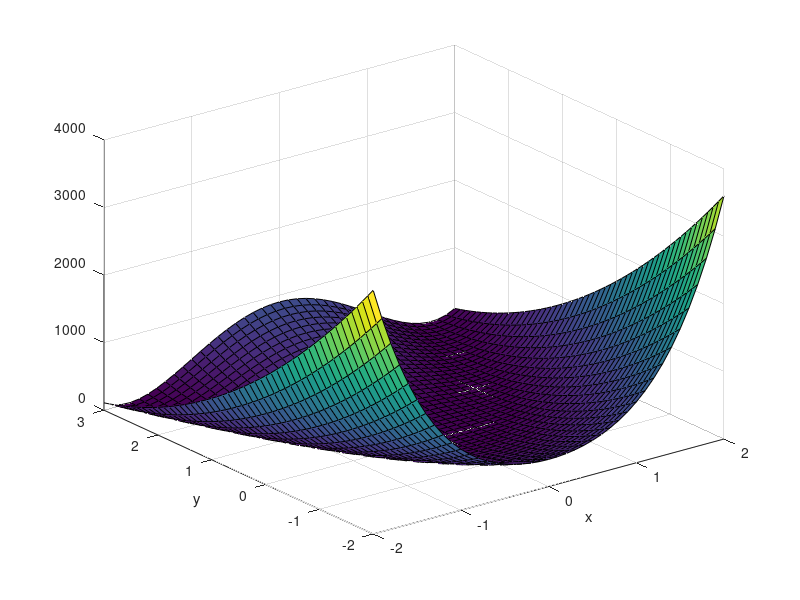
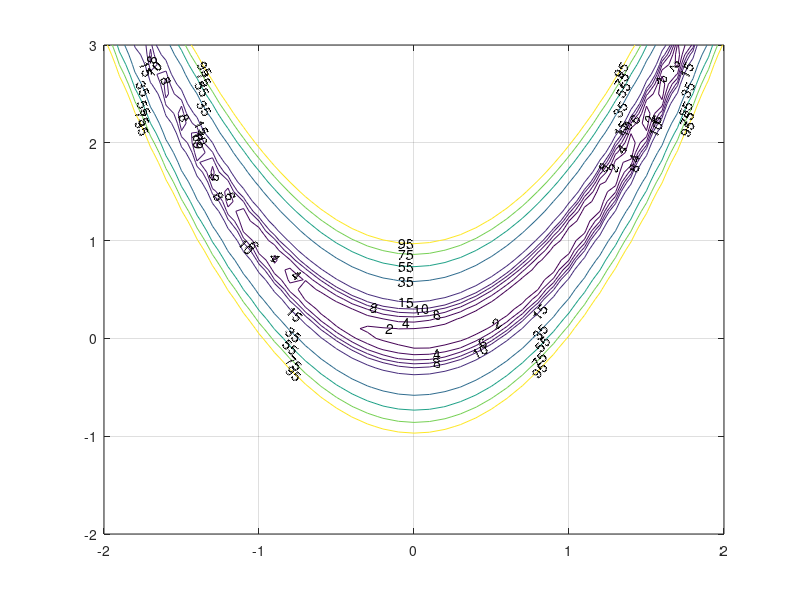
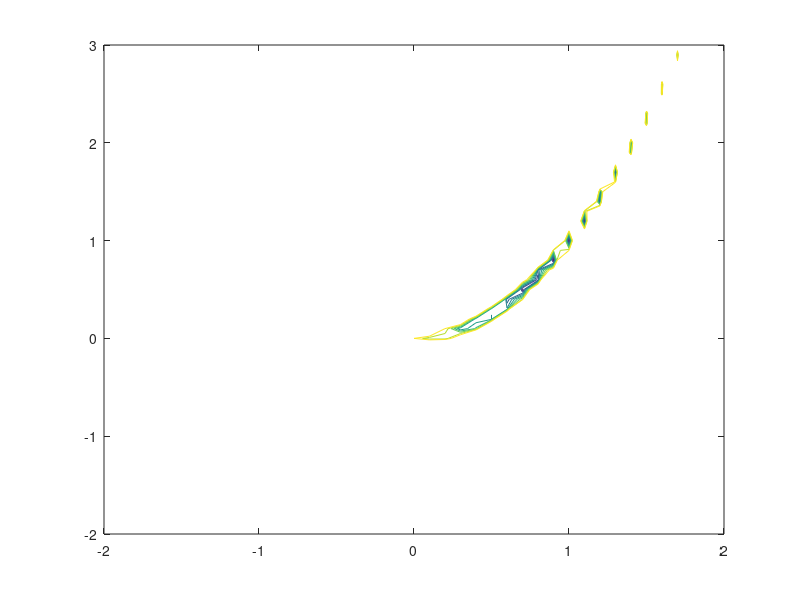

These charts were generated, in order, by the following MATLAB code: (Note: this script raises an error after producing the figures.)
%-------------------------------
% Multivariate optimization
% Example of the Rosenbrock function
%-------------------------------


clear all; % clear variables in workspace
close all; % close all figures
clc;  % clear Matlab Command

%--------------------------------------
% Plotting the function
%--------------------------------------
x=-2:.1:2;
y=-2:.1:3;
[xx,yy]=meshgrid(x,y); % Defintion of the points, with all possible combination (x,y)
zz=(1-xx).^2+100*(yy-xx.^2).^2;  

figure(1);
surf(xx,yy,zz);  xlabel('x'); ylabel('y'); % plot of the function, in 3D. 

figure(2);
levels = [0:2:10, 15:20:100];
contour(xx,yy,zz,levels,'ShowText','on'); grid; % plot of the levels sets
% contour(xx,yy,zz); grid; % plot of the levels sets. Simplest Matlab
% command. 

figure(3);
levels = [0:0.1:1];
contour(xx,yy,zz,levels,'ShowText','off'); % zoom on the level sets


%--------------------------------------
% Minimization of the function
%--------------------------------------

% definition of the objective function, Theta=(x,y).
% Two possibilitiés : 
% ---Possibility 1 : inline definition  Cost_Rosenbrock = @(Theta)((1 - Theta(1))^2 + 100*(Theta(2) - Theta(1)^2)^2);
% ---Possibiliy 2 (the best one in general): defined in a file, here named
% Cost_Rosenbrock.m


% Gradient-free methods : Lender & MEad
%------------------------

Theta_initial=[0;0]; % Initial point,------------- TRY  [0;0]; [1;1] and [5;5];
%options of optimization
options=optimset('fminsearch');
options=optimset(options, 'Display', 'iter', 'MaxIter', 100, 'TolFun', 1e-5, 'TolX', 1e-3); % CHANGE maximal number of iteration MaxIter
% optimization
Theta_opt = fminsearch(@Cost_Rosenbrock,Theta_initial, options );

% Verification: restart from the optimal solution determined by the
% algorithm. 
Theta_opt = fminsearch(@Cost_Rosenbrock,Theta_opt, options );


% Gradient-based methods
%------------------------


Theta_initial=[0;0]; % Initial point,------------- TRY  [0;0]; [1;1] and [5;5];
%options of optimization
options=optimset('fminunc'); % or use optimoptions('fminunc') instead, and use the correspondig fields.

options=optimset(options, 'Display', 'iter', 'MaxIter', 100, 'TolFun', 1e-5, 'TolX', 1e-3); % CHANGE parameters
tic
options.Algorithm = 'quasi-newton'; % to choose quasi-newton method. 
options.HessUpdate = 'bfgs';  % Try also 'DFP', 'steepdesc' for steepest descent
options.GradObj = 'off'; % 'on' if the gradient is provided by the user. In this cas to be given in the file of the objective function. 

% optimization
Theta_opt = fminunc(@Cost_Rosenbrock,Theta_initial, options );
toc
% Verification: restart from the optimal solution determined by the
% algorithm. 
Theta_opt = fminunc(@Cost_Rosenbrock,Theta_opt, options );

